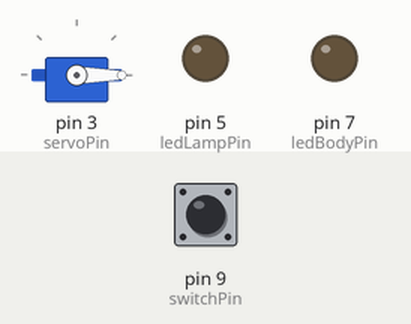
Recording of a sketch running on a simulated Arduino Uno, built with avr-gcc and run on an emulated ATmega328P. On the bench: servo, output pins drawn as LEDs (lit = HIGH). The inputs (shaded band) are chosen by the test bench; at power-on: pin 9 (switchPin) HIGH.

Above: at 1.2 s.
1.3 s: pin 9 (switchPin) pulled LOW for 0.15 s
At 1.45 s:
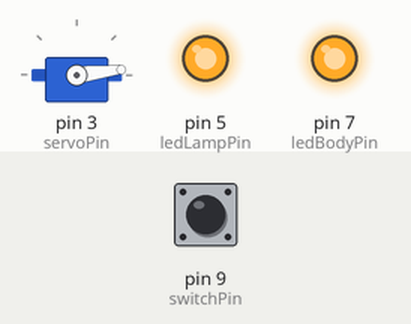
At 2.05 s:
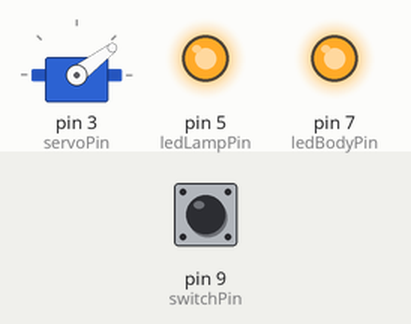
Timing chart, 0 to 10.0 s (numbered marks = the images above; inputs shaded):
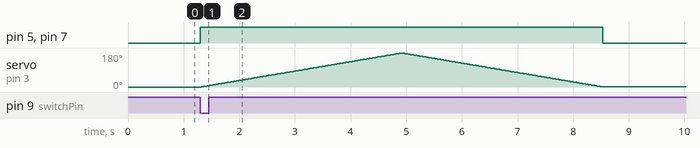

The sketch:

Light_House.ino
```cpp
#include <Servo.h>

// Servo object
Servo servo;

// Constants
const int servoPin = 3;       // Pin number for lamp rotation servo
const int ledLampPin = 5;     // Pin number for LED in the rotating lamp
const int ledBodyPin = 7;     // Pin number for LED in the body of the lighthouse
const int switchPin = 9;      // Pin number for the On/Off switch

//Global Variables
int pos = 0;                  // Current position of the lamp servo

// Initialise the servo, and set the pin modes for the LEDs and switch
void setup() {
  servo.attach(servoPin);
  pinMode(ledLampPin, OUTPUT);
  pinMode(ledBodyPin, OUTPUT);
  pinMode(switchPin, INPUT_PULLUP);
  servo.write(0);
}

// The main loop of the program
// Check switch is on and start/shutdown the lighthouse
void loop() {
  // Check if the switch is on
  int switchState = digitalRead(switchPin);

  // If the switch is on (pulled LOW), then activate the lighthouse
  if (switchState == LOW) {

    // Turn on both the LEDs
    digitalWrite(ledLampPin, HIGH);
    digitalWrite(ledBodyPin, HIGH);

    // Turn the servo to full extent slowly, then return at a constant speed
    for (pos = 0; pos < 180; pos++){
      servo.write(pos);
      delay(20);
    }
     for (pos = 180; pos > 0; pos--){
      servo.write(pos);
      delay(20);
    }
  }
  // If the switch is off (pulled HIGH), shut down the lighthouse
  else {

    // Return the lighthouse to it's 0 position
    for (pos = pos; pos > 0; pos--){
      servo.write(pos);
      delay(20);
    }

    // Turn off the LEDS
    digitalWrite(ledLampPin, LOW);
    digitalWrite(ledBodyPin, LOW);
  }
}
```

Measured:
- after the input at 1.3 s, pin 5 (ledLampPin), pin 7 (ledBodyPin): LOW → HIGH at once, → LOW 7.2 s later; servo on pin 3 (servoPin): rises from 0° to 180° in 3.6 s, then falls to 1° in 3.6 s
